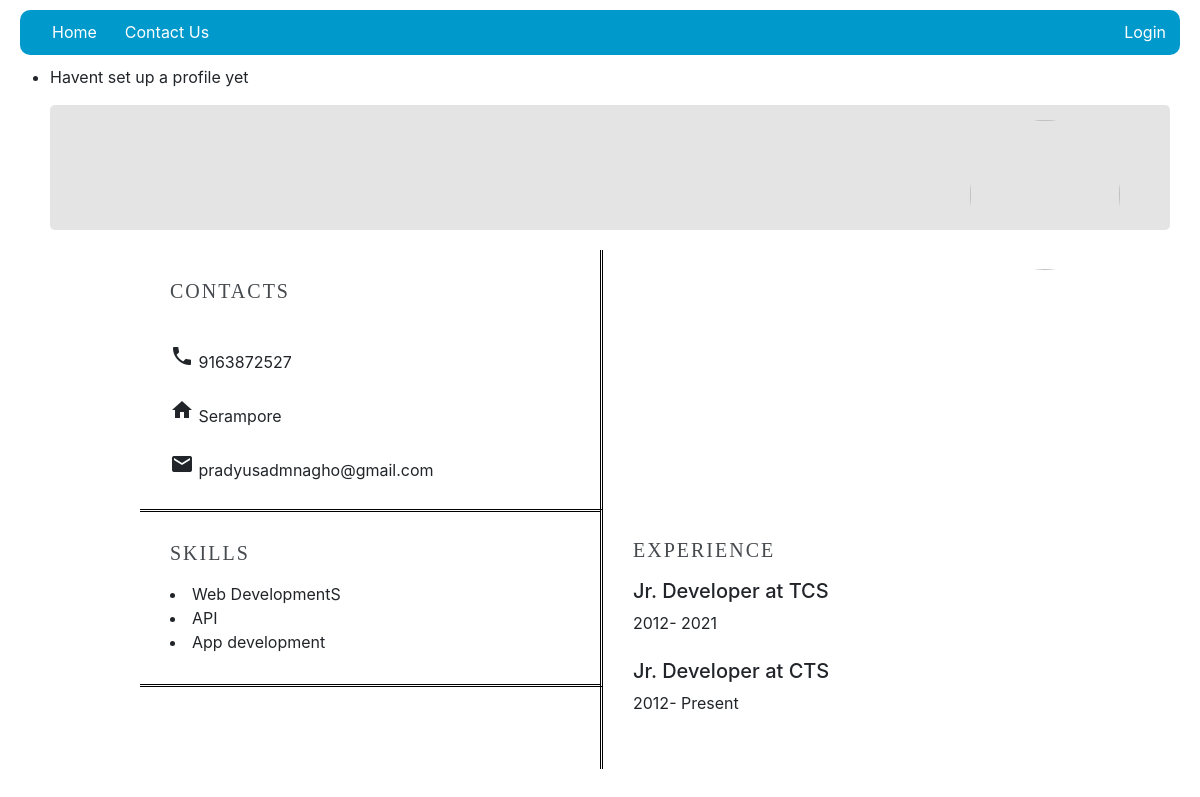
Page /view_resume/1/ on the earlier database version.
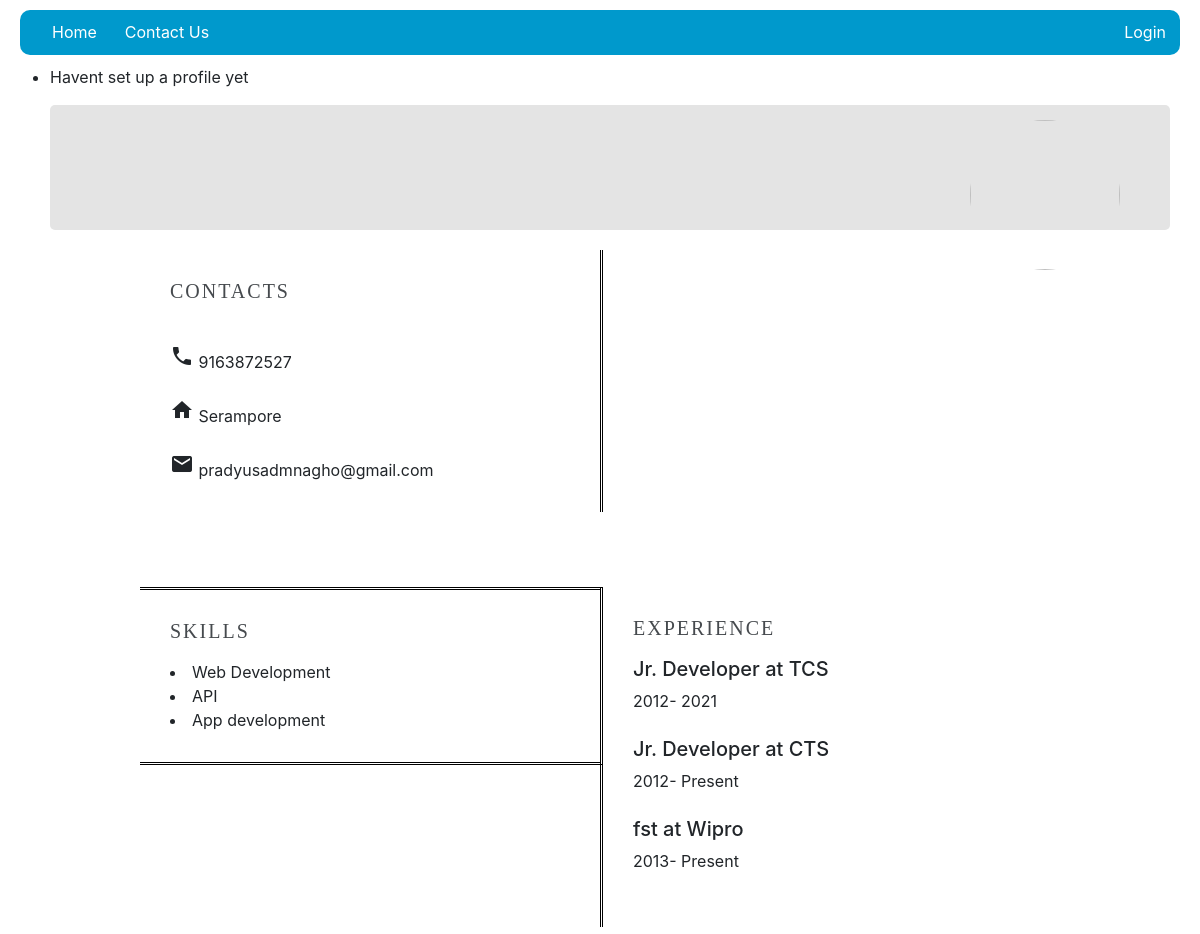
Same page on the later database version.
### prof_details/models.py (models this page shows, shortened)
class Skill(models.Model):
    user = models.ForeignKey(User, on_delete=models.CASCADE)
    name = models.TextField(max_length=20)

class WorkExperiences(models.Model):
    user = models.ForeignKey(User, on_delete=models.CASCADE)
    organization_name = models.CharField(max_length=50, null=True, blank=True)
    designation = models.CharField(max_length=30, null=True, blank=True)
    year_joined = models.IntegerField(choices=[(r,r) for r in range(1950,datetime.date.today().year)],
                                             default=datetime.date.today().year-10, null=True, blank=True)
    year_left = models.IntegerField(choices=[(r,r) for r in range(1950,datetime.date.today().year)]+[(435464,'Present')],
                                             default=435464, null=True, blank=True)

### prof_details/views.py (the view)
# urls.py: path('view_resume/<str:pk>/', views.view_profile, name='view_profile')
def view_profile(request, pk):
    context = {'user_id':int(pk)}
    try:
        profile = Profile.objects.get(user=request.user)
        context.update({'profile': profile})
    except:
        messages.error(request,'Havent set up a profile yet')
    try:
        academics = Academics.objects.filter(profile=profile)
        context.update({'academics':academics})
    except:
        pass
    try:
        milestones = Milestones.objects.filter(user=pk)
        context.update({'milestones':milestones})
    except:
        pass
    try:
        certif = Certifications.objects.filter(user=pk).values()
        context.update({'certifications':certif})
    except:
        pass
    try:
        workex = WorkExperiences.objects.filter(user=pk).values()
        context.update({'workexperience':workex})
    except:
        pass
    try:
        skill = Skill.objects.filter(user=pk).values()
        context.update({'skill':skill})
    except:
        pass
    try:
            contacts = Contact.objects.filter(user=pk)[0]
            context.update({'contacts':contacts})
    except:
        pass
    return render(request,'prof_details/view_profile.html', context)

### prof_details/templates/prof_details/view_profile.html (shortened to what this page needs)
{% extends 'main.html' %}
{% block content %}
<div>
    <div class="profile-view-top">
        <div class="prof-name">
            <h4 id="prof-font" style="font-size: 25px;">
            </h4>
        </div>
        <div class="prof-avatar">
            <img id="profile-avatar" src="{{profile.avatar.url}}" width="120" />
        </div>
    </div>
    <div class="int-viewprofile">
        <div class="top-view">
            <div class="view-tabs">
                {% if contacts %}
                <div class="subview leftv">
                    <h3 id="prof-font">
                        Contacts
                    </h3>
                    <br>
                    <i class="material-icons">phone</i>
                    {{contacts.phone_number}}
                    <br><br>
                    <i class="material-icons">home</i>
                    {{contacts.address}}
                    <br><br>
                    <i class="material-icons">mail</i>
                    {{contacts.email_adress}}
                </div>
                {% endif %}
            </div>
        </div>
        <div class="bottom-view">
            <div>
                {% if skill %}
                <div style="border-bottom: 3px double #000000; border-top: 3px double #000000;" class="subview leftv">
                    <h3 id="prof-font">
                        Skills
                    </h3>
                    {% for m in skill %}
                    <li>
                        {{m.name}}
                    </li>
                    {% endfor %}
                </div>
                {% endif %}
            </div>
            <div>
                {% if workexperience %}
                <div class="subview rightv">
                    <h3 id="prof-font">
                        Experience
                    </h3>
                    {% for m in workexperience %}
                    <h5>{{m.designation}} at {{m.organization_name}}</h5>
                    <span>
                        {{m.year_joined}}-
                        {% if m.year_left == 435464 %}
                        Present
                        {% else %}
                        {{m.year_left}}
                        {% endif %}
                    </span>
                    <br><br>
                    {% endfor %}
                </div>
                {% endif %}
            </div>
        </div>
    </div>
</div>
{% endblock %}

Differences in the rows shown:
changed Skill: name "Web DevelopmentS" → "Web Development"
added WorkExperiences: designation "fst", organization_name "Wipro", year_joined "2013", year_left "Present"
